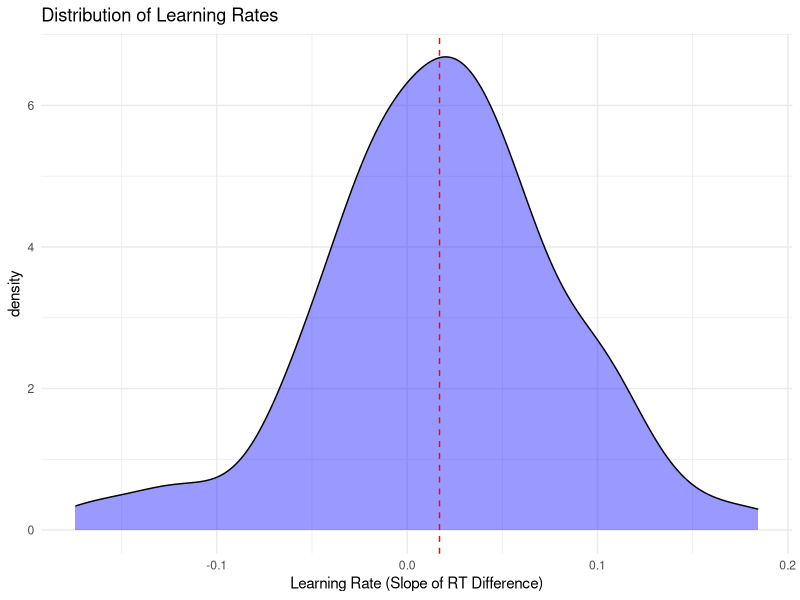
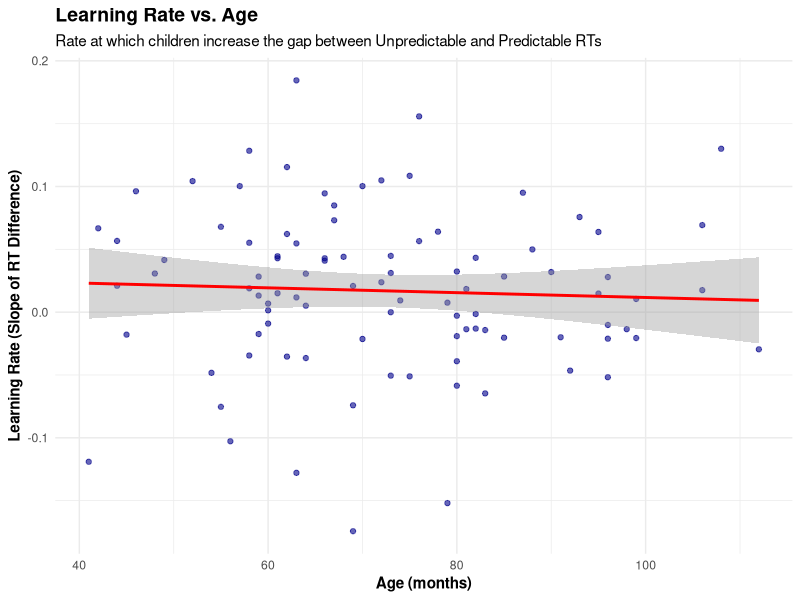
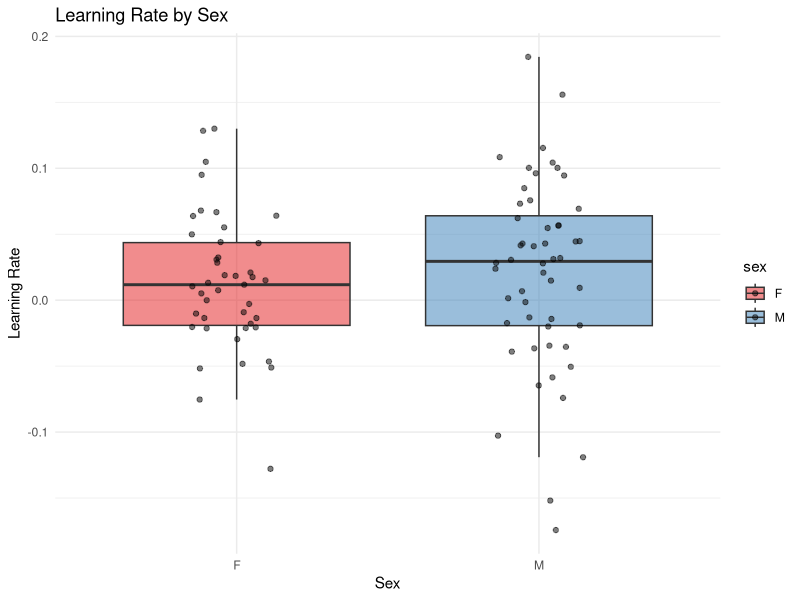

Here is the R script that generated these plots, in order:
## ---- chunk 1
library(tidyverse)
df_raw <- read_delim("VSL_main_data.csv", delim = ";")
## ---- chunk 2
# Examine structure and types
glimpse(df_raw)

# Identify missing values per variable
df_raw |> 
  summarise(across(c(age, sex, D1, I1, D4, I4), ~ sum(is.na(.)))) |> 
  pivot_longer(everything(), names_to = "Variable", values_to = "Missing_Count")

# Count total observations
cat("Total number of children in dataset:", nrow(df_raw))
## ---- chunk 3
# Reshape data to long format
df_analysis <- df_raw |> 
  mutate(
    diff1 = D1 - I1,
    diff2 = D2 - I2,
    diff3 = D3 - I3,
    diff4 = D4 - I4
  ) |> 
  select(ID, age, starts_with("diff"), sex) |> 
  pivot_longer(
    cols = starts_with("diff"),
    names_to = "block_str",
    values_to = "rt_diff"
  ) |> 
  mutate(
    block = as.numeric(str_extract(block_str, "\\d"))
  )

# Create the slope variable for each participant
subject_slopes <- df_analysis |> 
  group_by(ID, age, sex) |> 
  summarise(
    learning_rate = coef(lm(rt_diff ~ block))[2],
    .groups = "drop"
  ) |> 
  filter(!is.na(learning_rate))

head(subject_slopes)
## ---- chunk 4
subject_slopes |> 
  group_by(sex) |> 
  summarise(
    n = n(),
    mean_age = mean(age, na.rm = TRUE),
    sd_age   = sd(age, na.rm = TRUE),
    mean_lr  = mean(learning_rate, na.rm = TRUE),
    sd_lr    = sd(learning_rate, na.rm = TRUE),
    min_lr   = min(learning_rate, na.rm = TRUE),
    max_lr   = max(learning_rate, na.rm = TRUE)
  )
## ---- chunk 5
ggplot(subject_slopes, aes(x = learning_rate)) +
  geom_density(fill = "blue", alpha = 0.4) +
  geom_vline(aes(xintercept = mean(learning_rate)), linetype = "dashed", color = "red") +
  labs(title = "Distribution of Learning Rates", 
       x = "Learning Rate (Slope of RT Difference)") +
  theme_minimal()
## ---- chunk 6
ggplot(subject_slopes, aes(x = age, y = learning_rate)) +
  geom_point(alpha = 0.6, color = "darkblue") +
  geom_smooth(method = "lm", color = "red", se = TRUE) +
  labs(
    title = "Learning Rate vs. Age",
    subtitle = "Rate at which children increase the gap between Unpredictable and Predictable RTs",
    x = "Age (months)",
    y = "Learning Rate (Slope of RT Difference)"
  ) +
  theme_minimal() +
  theme(
    plot.title = element_text(face = "bold", size = 14),
    axis.title = element_text(face = "bold")
  )
## ---- chunk 7
ggplot(subject_slopes, aes(x = sex, y = learning_rate, fill = sex)) +
  geom_boxplot(outlier.shape = NA, alpha = 0.5) +
  geom_jitter(width = 0.15, alpha = 0.5) +
  labs(title = "Learning Rate by Sex",
       x = "Sex", 
       y = "Learning Rate") +
  theme_minimal() +
  scale_fill_manual(values = c("F" = "#E41A1C", "M" = "#377EB8"))
